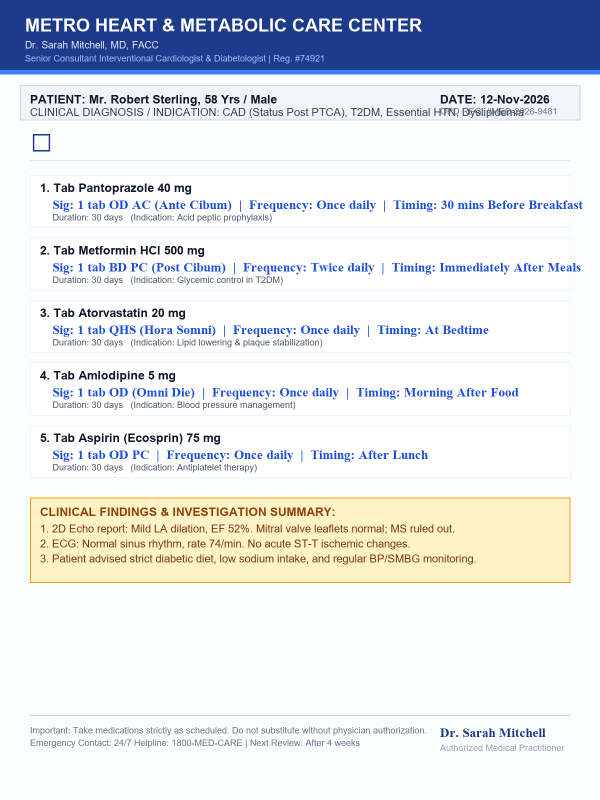
#> input picture samples/sample1_cardio_diabetic.png, 1200 x 1600 px, found by its file name (shown at 1/2 size)
$ python generate_photo_mockup.py
#> lines starting #> are read from the running program, lines starting #| are printed output that depends on the picture
"""
Generate a realistic smartphone camera photo of a medical prescription lying on a desk.
Includes slight realistic perspective, soft lighting, and doctor handwritten annotations.
"""

from PIL import Image, ImageDraw, ImageFont, ImageFilter
import os
import math

# Load base prescription
base_img = Image.open(r"samples\sample1_cardio_diabetic.png")
#> base_img is the input picture: PIL image 1200x1600 RGB; mean R, G, B 225, 227.6, 233.9

# Scale slightly down to fit on a simulated desk
desk_w, desk_h = 1600, 2000
# Realistic warm desk background
desk = Image.new("RGB", (desk_w, desk_h), color="#E8DBC5")
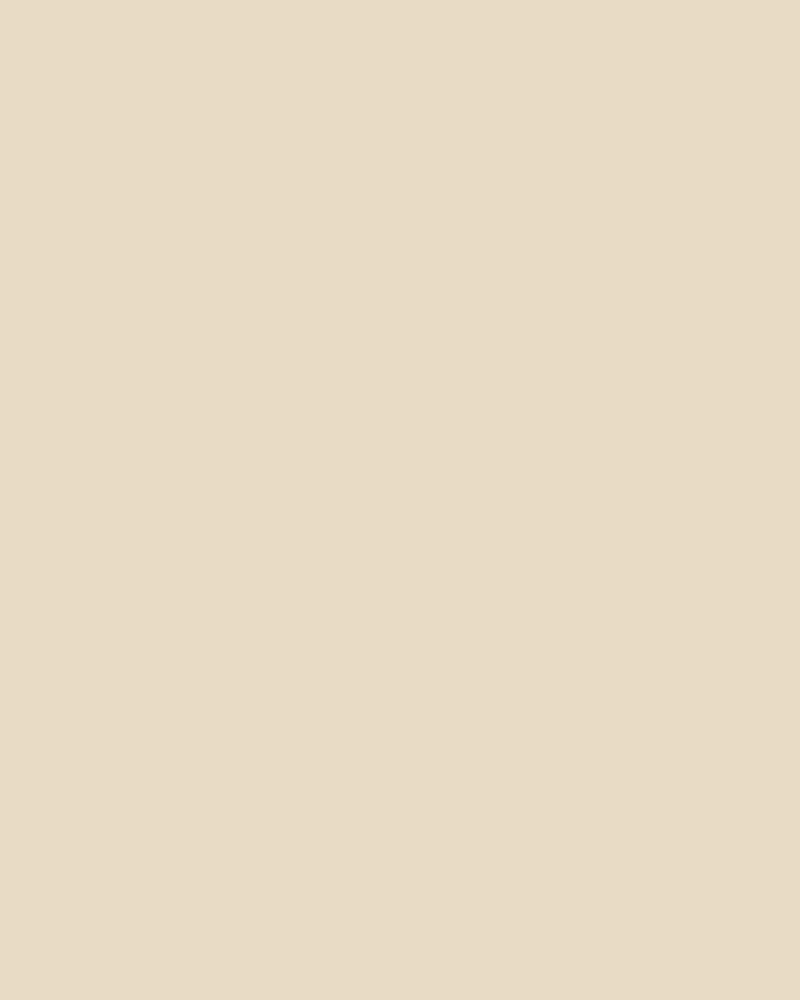
#> desk: PIL image 1600x2000 RGB (shown at 1/2 size); mean R, G, B 232, 219, 197
desk_draw = ImageDraw.Draw(desk)

# Add subtle wood grain / desk gradient texture
for y in range(desk_h):
    shade = int(230 + 15 * math.sin(y / 40.0))
    desk_draw.line([(0, y), (desk_w, y)], fill=(shade, shade - 15, shade - 30))

# Resize prescription slightly
rx_w, rx_h = 1100, 1480
rx_resized = base_img.resize((rx_w, rx_h), Image.Resampling.LANCZOS)
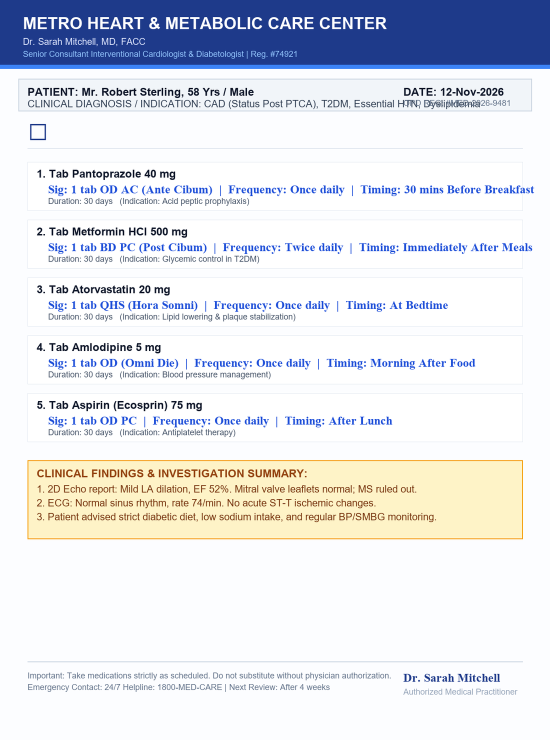
#> rx_resized: PIL image 1100x1480 RGB (shown at 1/2 size); mean R, G, B 224.8, 227.4, 233.7

# Create drop shadow for paper
shadow = Image.new("RGBA", (rx_w + 60, rx_h + 60), color=(0, 0, 0, 0))
#> shadow: PIL image 1160x1540 RGBA; every value is 0
shadow_draw = ImageDraw.Draw(shadow)
shadow_draw.rounded_rectangle([(20, 20), (rx_w + 40, rx_h + 40)], radius=15, fill=(0, 0, 0, 80))
shadow = shadow.filter(ImageFilter.GaussianBlur(15))
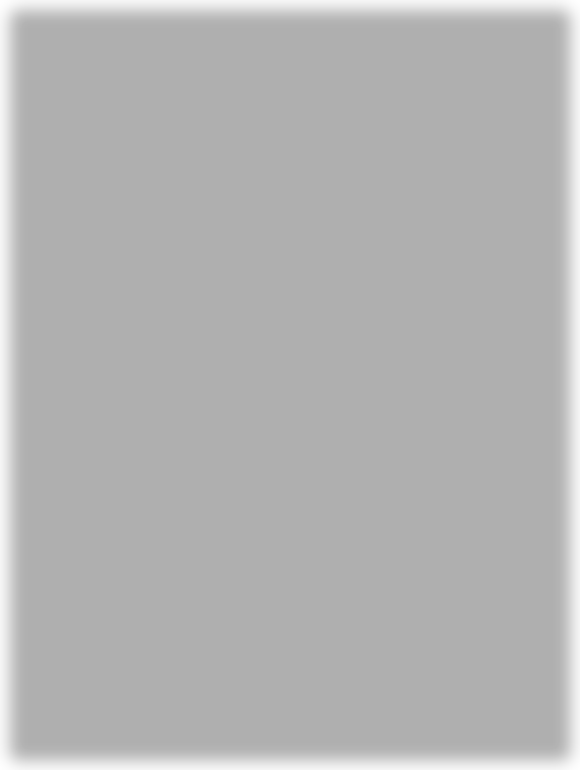
#> shadow: PIL image 1160x1540 RGBA (shown at 1/2 size); mean R, G, B, A 0, 0, 0, 75.2; transparent parts drawn white

# Rotate paper slightly (2 degrees) like a real smartphone photo
angle = -2.5
rotated_shadow = shadow.rotate(angle, expand=True, resample=Image.Resampling.BICUBIC)
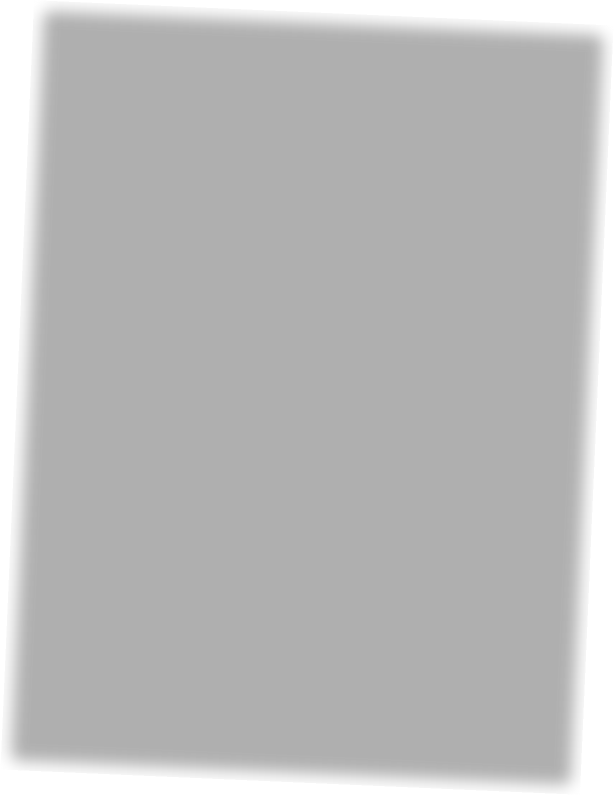
#> rotated_shadow: PIL image 1228x1590 RGBA (shown at 1/2 size); mean R, G, B, A 0, 0, 0, 68.8; transparent parts drawn white
rotated_paper = rx_resized.rotate(angle, expand=True, resample=Image.Resampling.BICUBIC)
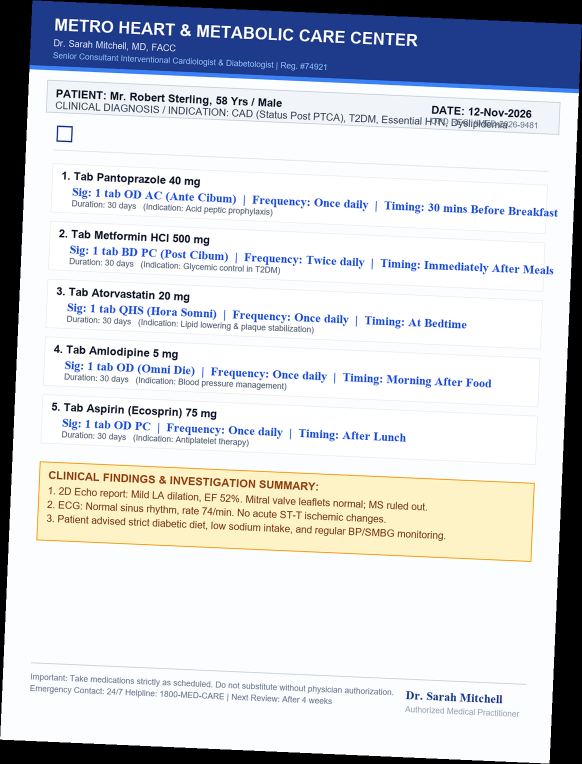
#> rotated_paper: PIL image 1164x1528 RGB (shown at 1/2 size); mean R, G, B 205.4, 207.8, 213.7

# Paste on desk
paste_x = (desk_w - rotated_paper.width) // 2
#> paste_x = 218
paste_y = (desk_h - rotated_paper.height) // 2
#> paste_y = 236

desk.paste(rotated_shadow, (paste_x - 10, paste_y + 15), rotated_shadow)
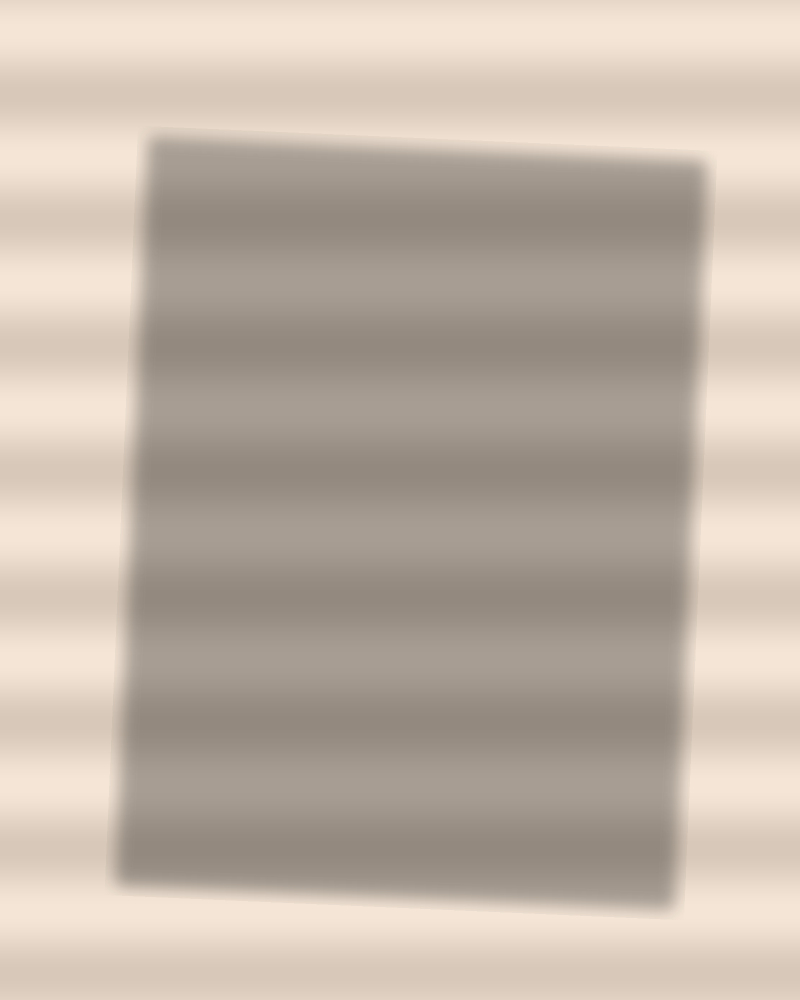
#> desk: PIL image 1600x2000 RGB (shown at 1/2 size); mean R, G, B 191.8, 179.2, 166.7
desk.paste(rotated_paper, (paste_x, paste_y))
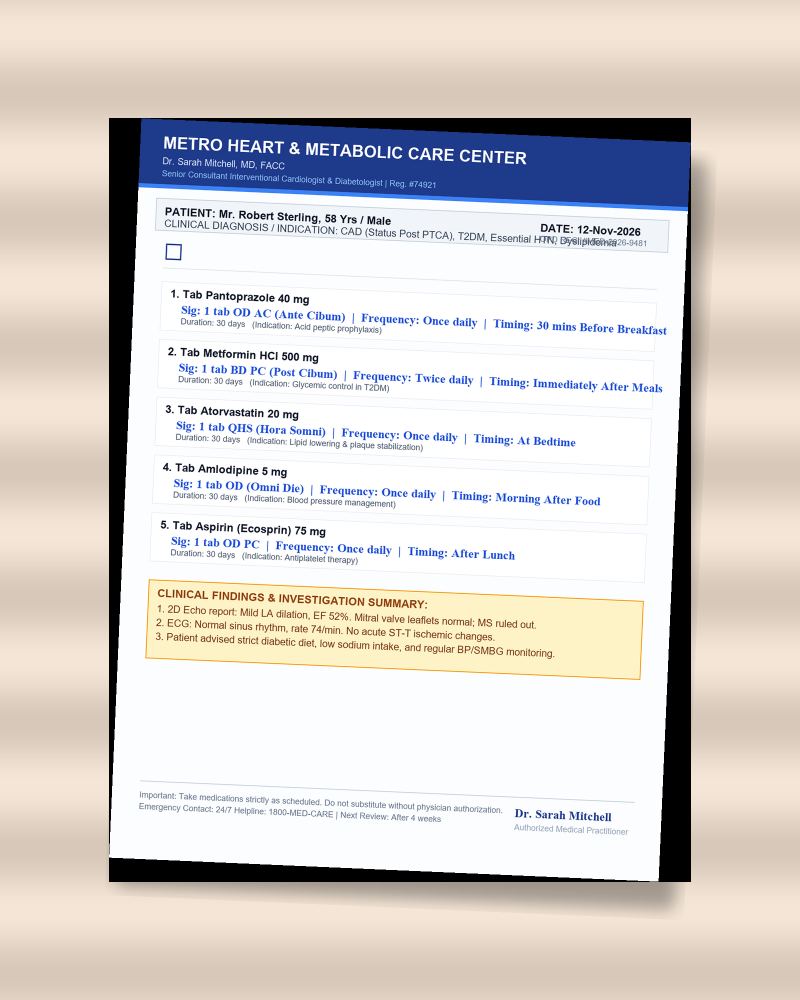
#> desk: PIL image 1600x2000 RGB (shown at 1/2 size); mean R, G, B 215, 209.7, 206.4

# Save as camera photo
photo_path1 = r"c:\Users\2415j\Downloads\test_prescription_camera_photo.jpg"
photo_path2 = r"c:\Users\2415j\OneDrive\Desktop\test_prescription_camera_photo.jpg"

desk.save(photo_path1, "JPEG", quality=92)
desk.save(photo_path2, "JPEG", quality=92)

print("Saved realistic smartphone camera photo of prescription to Downloads and Desktop.")

$ run again, with samples/sample2_pulmonology_infection.png copied over samples/sample1_cardio_diabetic.png
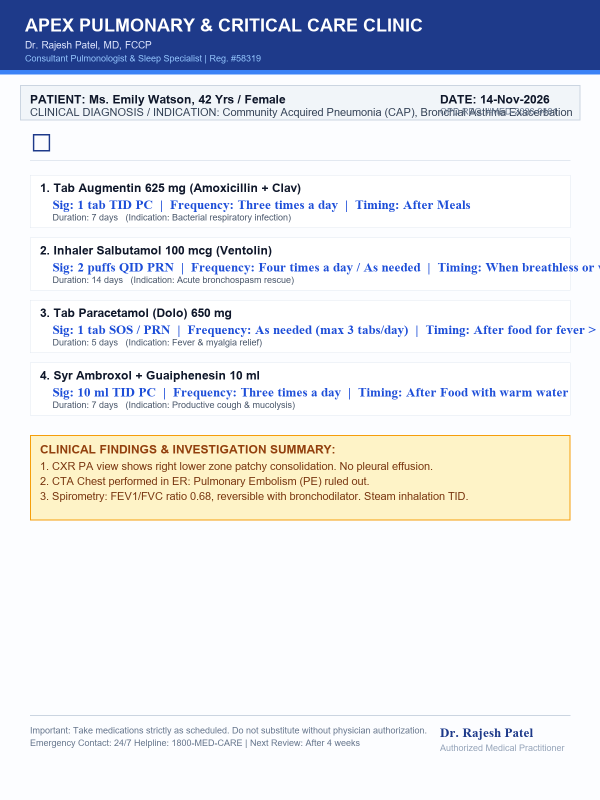
#> input picture samples/sample2_pulmonology_infection.png, 1200 x 1600 px, found by its file name (shown at 1/2 size)
#> base_img is the input picture: PIL image 1200x1600 RGB; mean R, G, B 225.4, 227.9, 233.9
#> `rotated_paper = rx_resized.rotate(angle, expand=True, resample=Image.R..`:
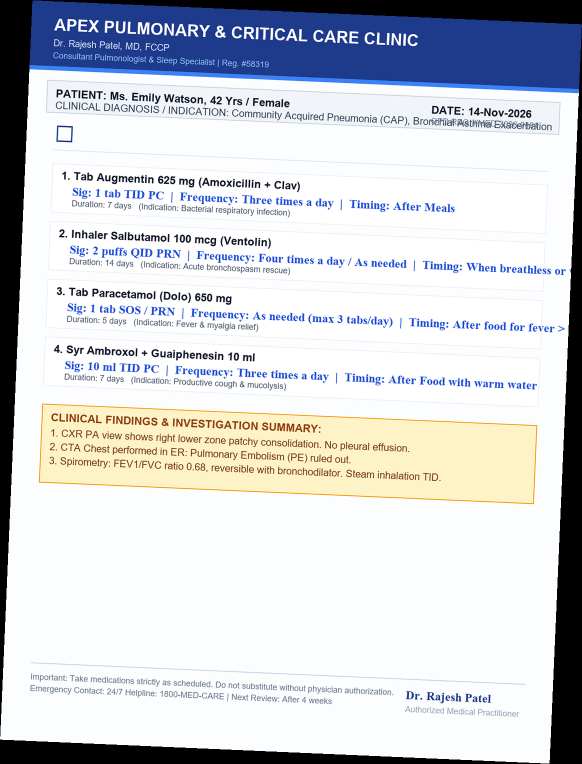
#> rotated_paper: PIL image 1164x1528 RGB (shown at 1/2 size); mean R, G, B 205.8, 208.1, 213.8
#> `desk.paste(rotated_paper, (paste_x, paste_y))`:
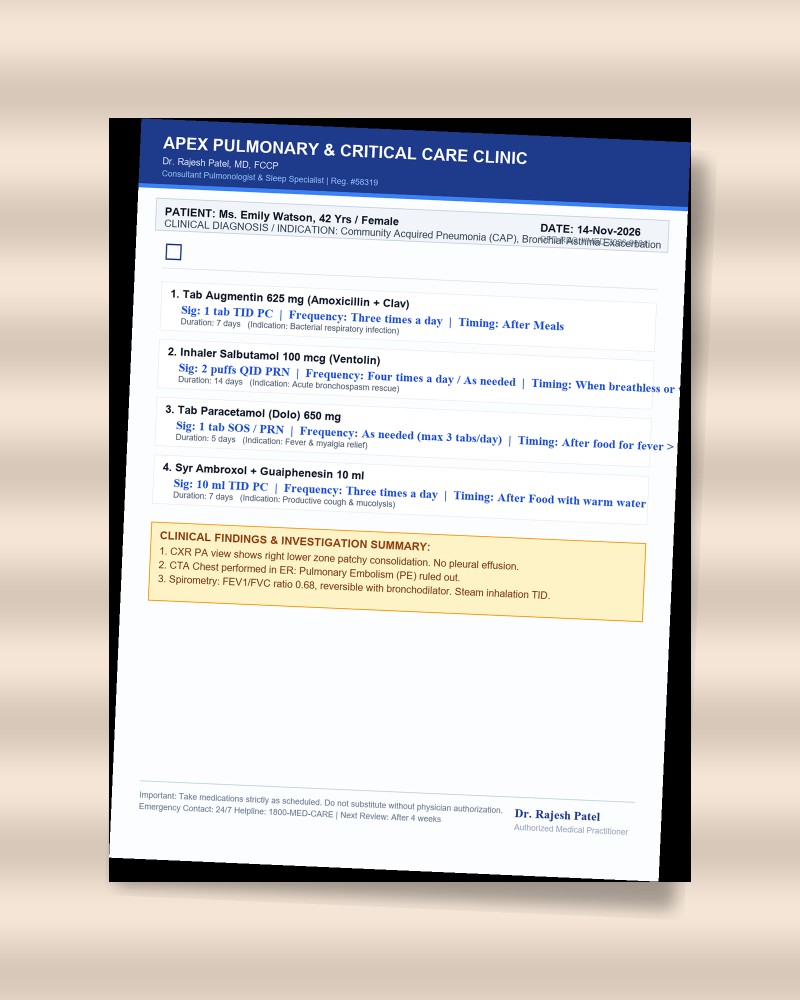
#> desk: PIL image 1600x2000 RGB (shown at 1/2 size); mean R, G, B 215.2, 209.9, 206.5

$ run again, with samples/sample3_neurology_ms_clinic.png copied over samples/sample1_cardio_diabetic.png
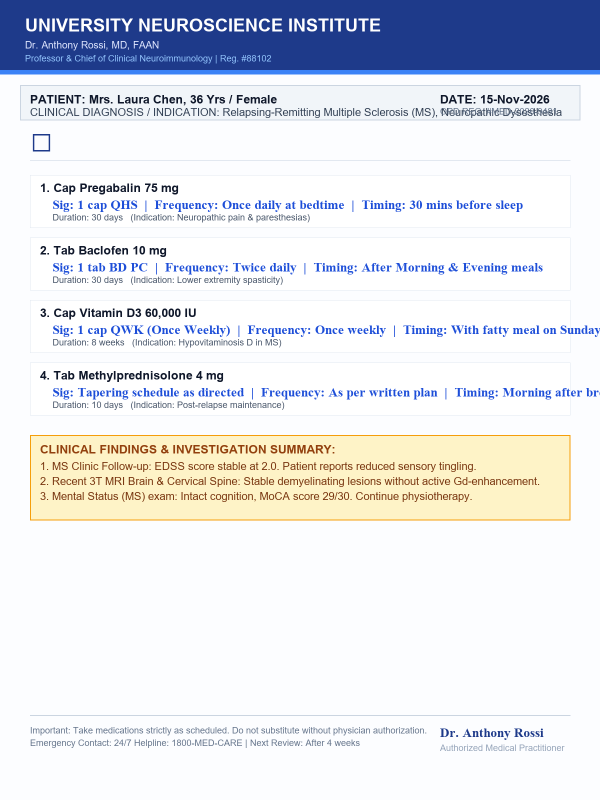
#> input picture samples/sample3_neurology_ms_clinic.png, 1200 x 1600 px, found by its file name (shown at 1/2 size)
#> base_img is the input picture: PIL image 1200x1600 RGB; mean R, G, B 225.5, 228, 234.1
#> `rotated_paper = rx_resized.rotate(angle, expand=True, resample=Image.R..`:
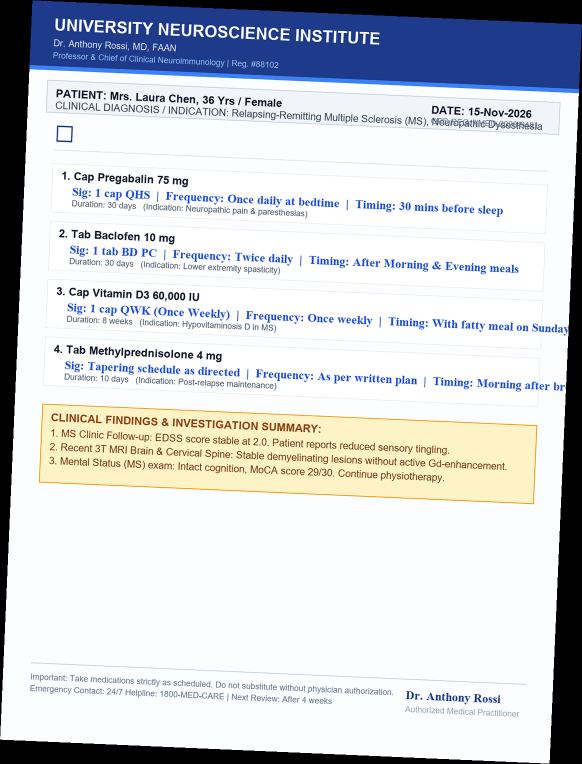
#> rotated_paper: PIL image 1164x1528 RGB (shown at 1/2 size); mean R, G, B 205.9, 208.2, 214
#> `desk.paste(rotated_paper, (paste_x, paste_y))`:
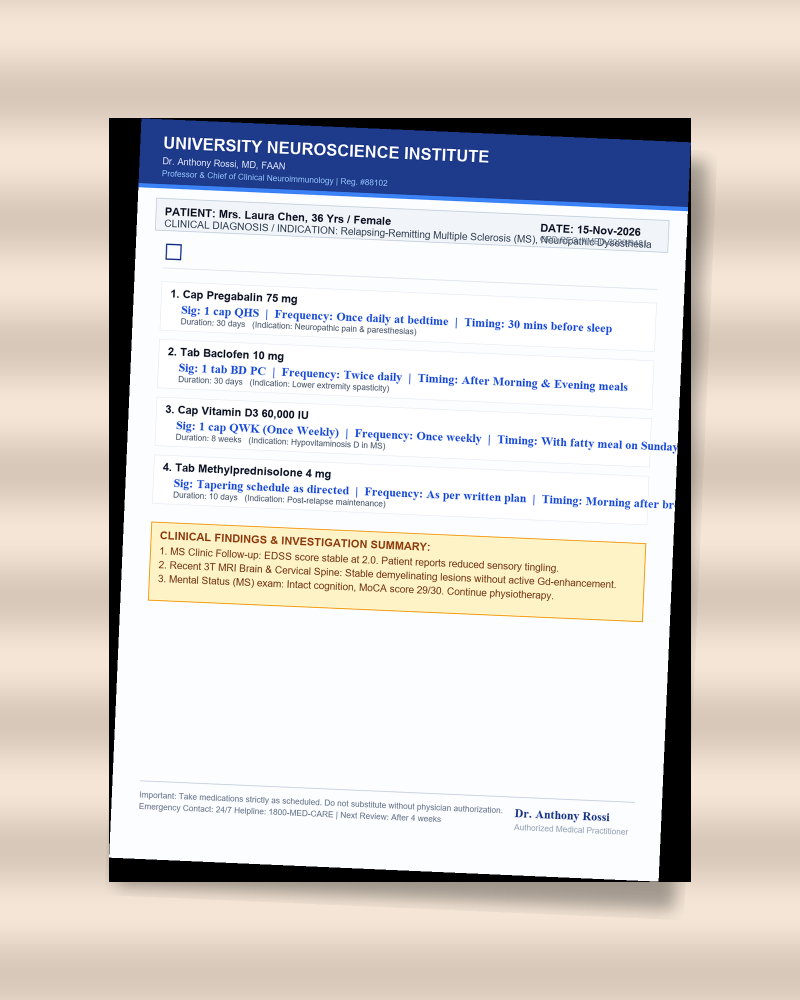
#> desk: PIL image 1600x2000 RGB (shown at 1/2 size); mean R, G, B 215.2, 210, 206.6

$ run again, with samples/sample4_rheumatology_clinic.png copied over samples/sample1_cardio_diabetic.png
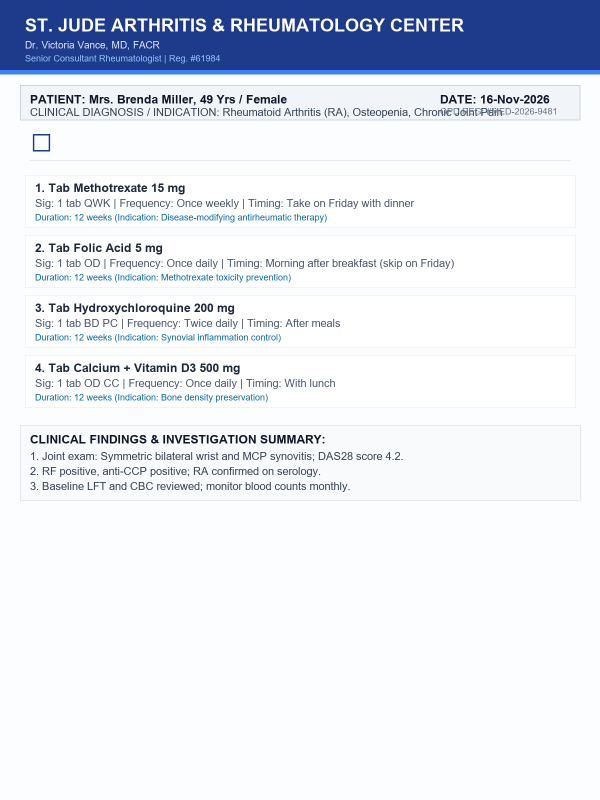
#> input picture samples/sample4_rheumatology_clinic.png, 1200 x 1600 px, found by its file name (shown at 1/2 size)
#> base_img is the input picture: PIL image 1200x1600 RGB; mean R, G, B 226.6, 230.9, 240.3
#> `desk.paste(rotated_paper, (paste_x, paste_y))`:
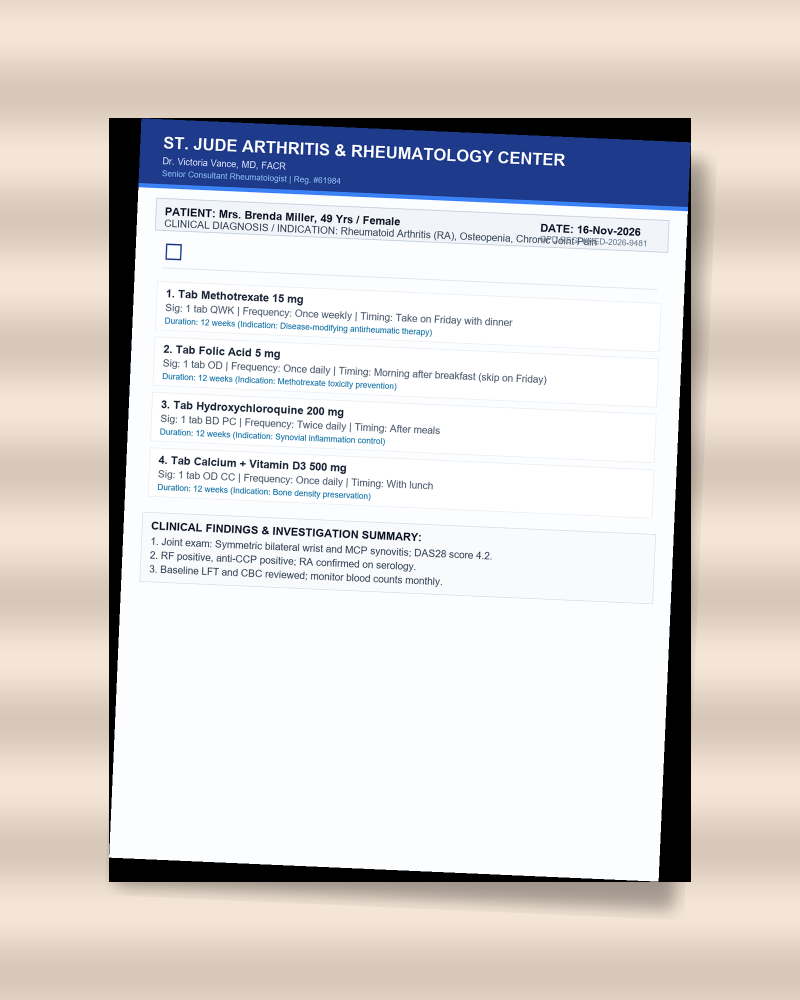
#> desk: PIL image 1600x2000 RGB (shown at 1/2 size); mean R, G, B 215.9, 211.5, 209.7
